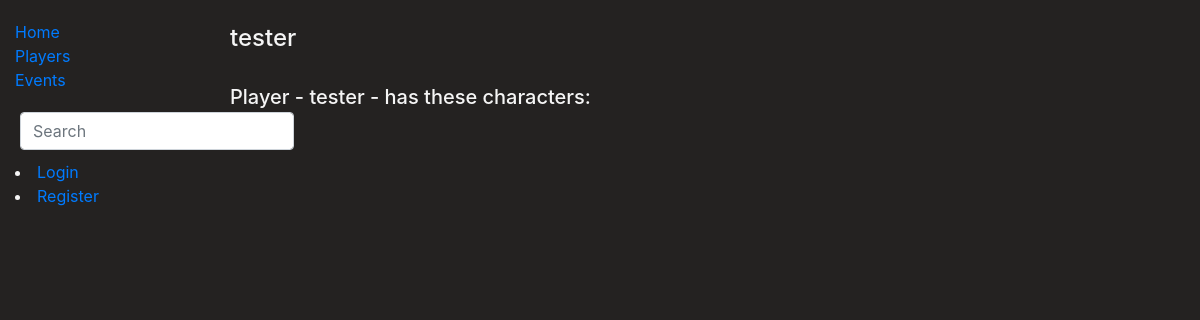
The page /library/players/7 on the database as committed earlier.
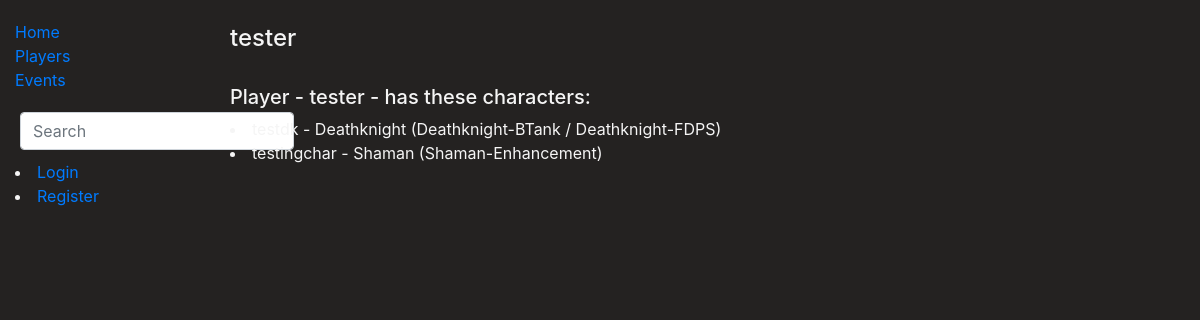
The same page on the database as committed later.
### library/models.py (models this page shows, shortened)
class WowChar(models.Model):
    char_title = models.CharField('Character name', max_length=30)
    wow_player = models.ForeignKey('WowPlayer', on_delete=models.CASCADE, related_name='chars')
    char_class = models.ForeignKey('WowClass', on_delete=models.SET_NULL, null=True)
    char_spec = models.ManyToManyField(WowSpec, help_text='Select spec for this char.')
    def __str__(self):
        spec_names = [spec.name for spec in self.char_spec.all()]
        return f'{self.char_title} - {self.char_class} ({" / ".join(spec_names)})'
    class Meta:
        verbose_name = 'Char'
        verbose_name_plural = 'Chars'
        ordering = ['char_title']

class WowSpec(models.Model):
    name = models.CharField('Spec', max_length=20, help_text='Character specialization.')
    class Meta:
        verbose_name = 'Spec'
        verbose_name_plural = 'Specs'
        ordering = ['name']

class WowClass(models.Model):
    name = models.CharField('Class', max_length=20, help_text='Character class.')
    class_id = models.ForeignKey('WowChar', on_delete=models.SET_NULL, null=True)
    def __str__(self):
        return self.name
    class Meta:
        verbose_name = 'Class'
        verbose_name_plural = 'Classes'
        ordering = ['name']

### library/views.py (the view)
# urls.py: path('players/<int:player_id>', views.player, name='player'),
def player(request, player_id):
    single_player = get_object_or_404(WowPlayer, pk=player_id)
    return render(request, 'player.html', {'player': single_player})

### library/templates/player.html (shortened to what this page needs)
{% extends "base.html" %}
{% block content %}
    <div class="container player">
    <h4>{{ player.nickname }}<h4>
    <h5>Player - {{ player.nickname }} - has these characters:</h5>
    {% for char in player.chars.all %}
       <li>{{ char }}</li>
    {% endfor %}
    </div>
{% endblock %}

Rows that differ between the two databases and show on the page:
added WowChar: id+char_title+char_class "testdk - Deathknight (Deathknight-BTank / Deathknight-FDPS)"
added WowChar: id+char_title+char_class "testingchar - Shaman (Shaman-Enhancement)"
